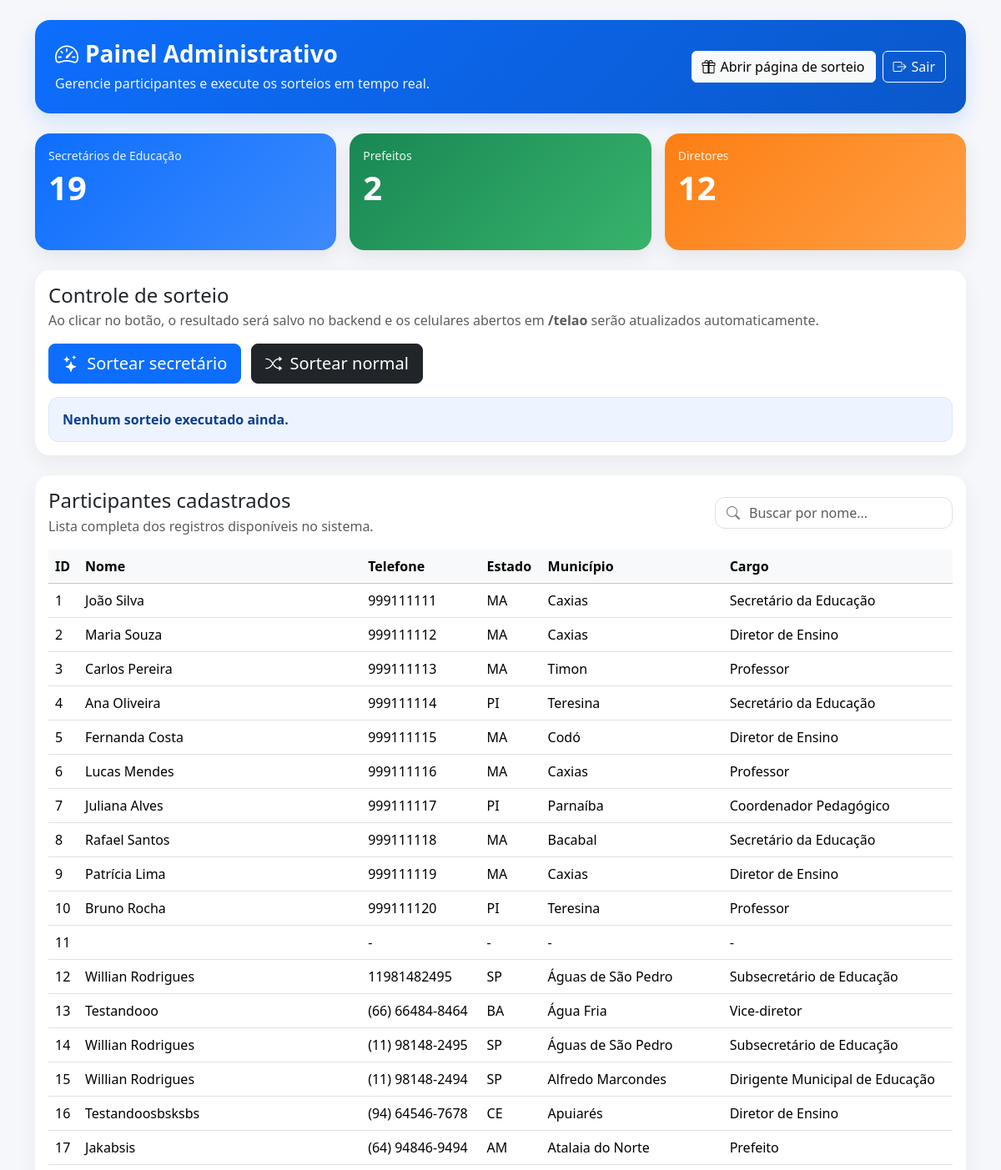
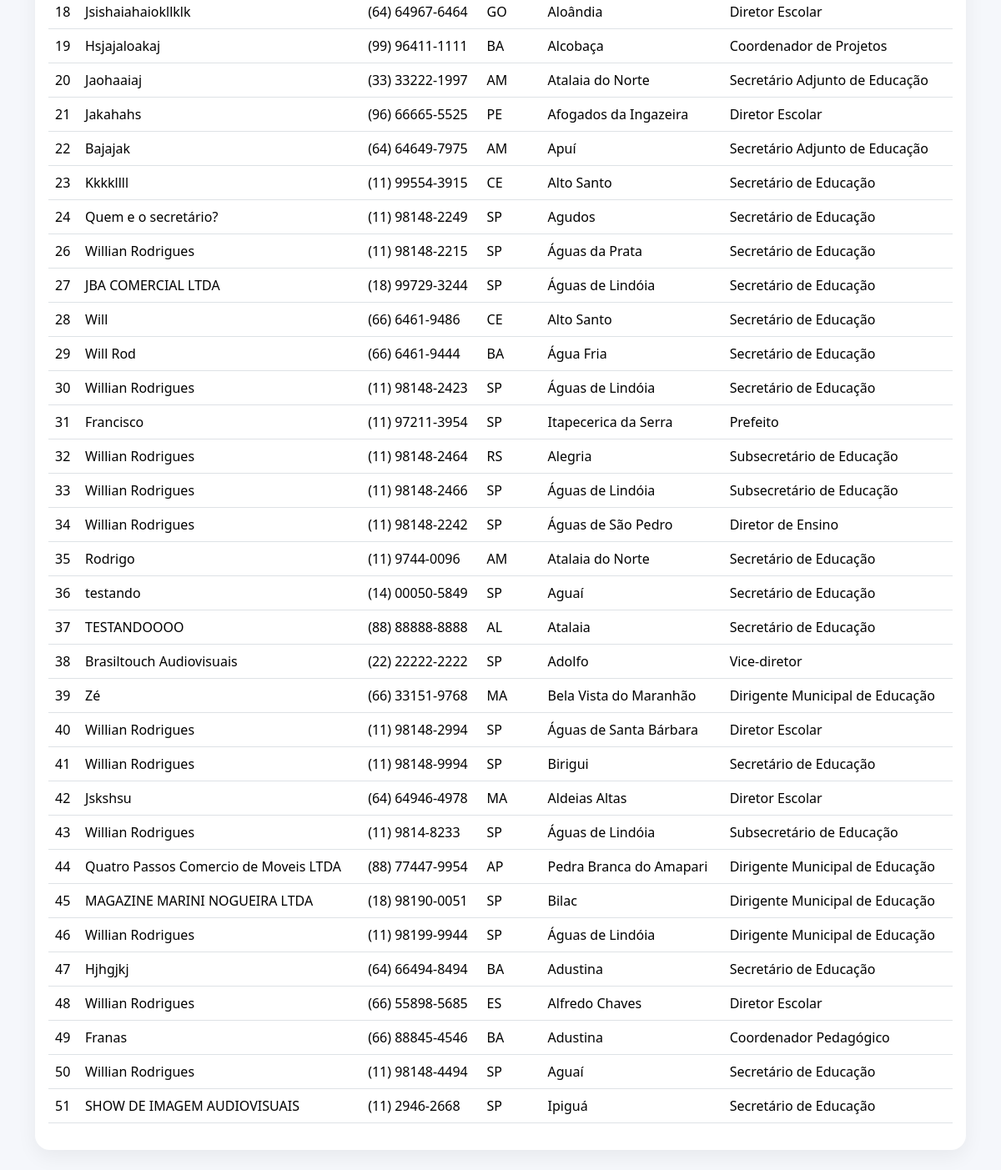
Page /admin (signed in) on the earlier database version (2 pictures, top to bottom).
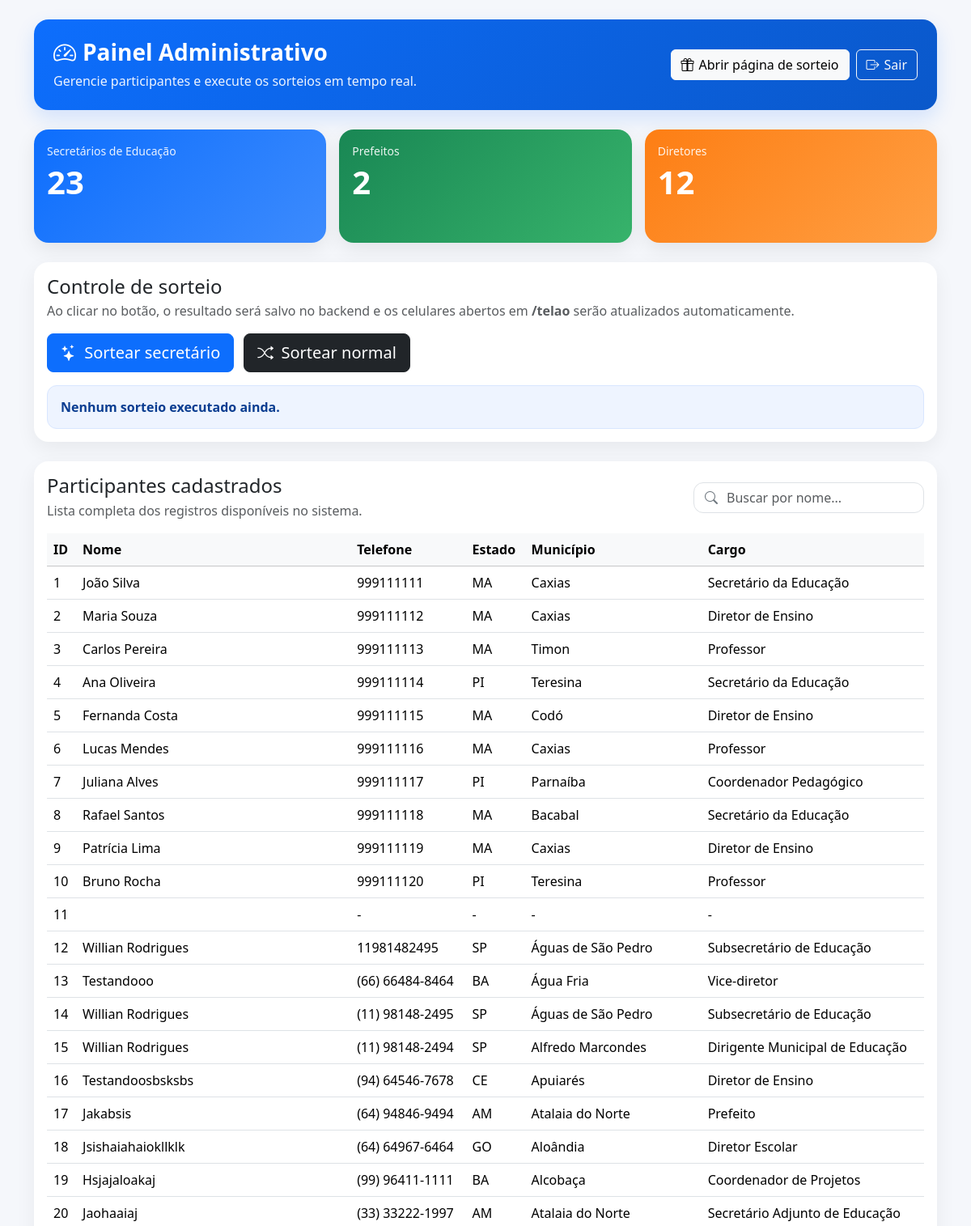
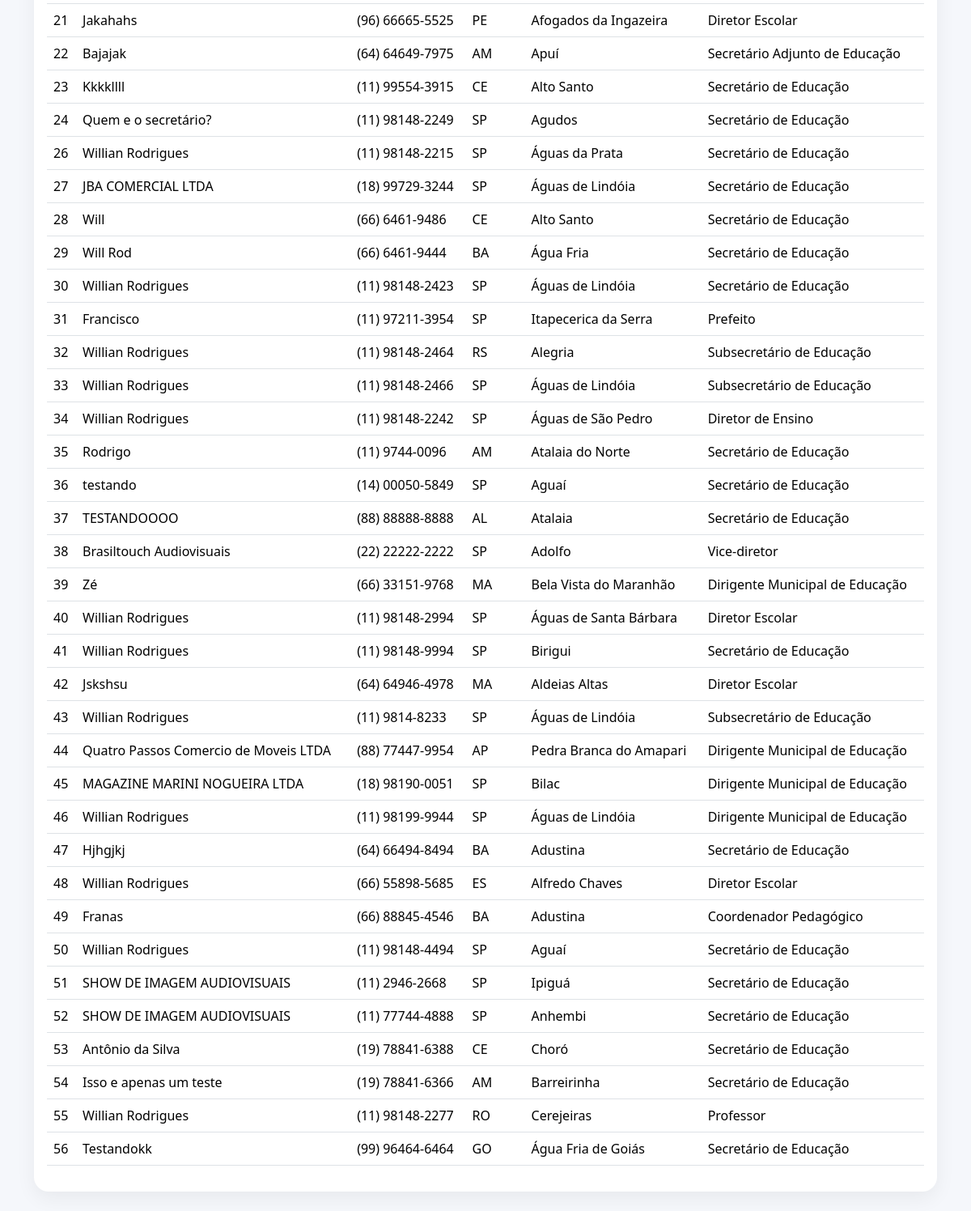
Same page on the later database version (2 pictures, top to bottom).
### tables this page shows
CREATE TABLE sorteio(
            id INTEGER PRIMARY KEY AUTOINCREMENT,
            nome TEXT NOT NULL,
            estado TEXT NOT NULL,
            municipio TEXT NOT NULL,
            cargo TEXT NOT NULL,
            telefone TEXT NOT NULL UNIQUE,
            criado DATETIME DEFAULT CURRENT_TIMESTAMP
            , sorteado BOOLEAN DEFAULT FALSE, id_sorteio INT DEFAULT 1);

### app.py (the view)
@app.route("/admin")
@login_required
def admin():
    create_table_sorteio()
    conn = connect_data()
    conn.row_factory = sqlite3.Row
    cursor = conn.cursor()
    cursor.execute("""
        SELECT id, nome, telefone, estado, municipio, cargo
        FROM sorteio
        ORDER BY id
    """)
    participantes = cursor.fetchall()
    secretarios_educacao = cursor.execute("""
        SELECT COUNT(*) FROM sorteio
        WHERE LOWER(cargo) LIKE '%secretário de educação%'
           OR LOWER(cargo) LIKE '%secretario de educacao%'
    """).fetchone()[0]
    prefeitos = cursor.execute("""
        SELECT COUNT(*) FROM sorteio
        WHERE LOWER(cargo) LIKE '%prefeito%'
    """).fetchone()[0]
    diretores = cursor.execute("""
        SELECT COUNT(*) FROM sorteio
        WHERE LOWER(cargo) LIKE '%diretor%'
    """).fetchone()[0]
    conn.close()
    return render_template(
        "admin.html",
        participantes=participantes,
        secretarios_educacao=secretarios_educacao,
        prefeitos=prefeitos,
        diretores=diretores
    )

### app.py (called while the page is built)
def connect_data():
    conn = sqlite3.connect(DB_FILE, timeout=15, check_same_thread=False)
    conn.row_factory = sqlite3.Row
    conn.execute("PRAGMA journal_mode=WAL;")
    return conn

def create_table_sorteio():
    conn = connect_data()
    cursor = conn.cursor()
    cursor.execute("""
        CREATE TABLE IF NOT EXISTS sorteio (
            id INTEGER PRIMARY KEY AUTOINCREMENT,
            nome TEXT NOT NULL,
            telefone TEXT NOT NULL UNIQUE,
            estado TEXT NOT NULL,
            municipio TEXT NOT NULL,
            cargo TEXT NOT NULL,
            criado DATETIME DEFAULT CURRENT_TIMESTAMP
        )
    """)
    conn.commit()
    conn.close()

def login_required(f):
    @wraps(f)
    def decorated_function(*args, **kwargs):
        if 'user_id' not in session:
            flash("Faça login para acessar esta página.")
            return redirect(url_for("login"))
        return f(*args, **kwargs)
    return decorated_function

### templates/admin.html (shortened to what this page needs)
<!DOCTYPE html>
<html lang="pt-BR">
<head>
    <link href="https://cdn.jsdelivr.net/npm/bootstrap@5.3.3/dist/css/bootstrap.min.css" rel="stylesheet">
    <link href="https://cdn.jsdelivr.net/npm/bootstrap-icons@1.11.3/font/bootstrap-icons.css" rel="stylesheet">
</head>
<body>
<div class="container py-4">
    <div class="topbar d-flex flex-column flex-md-row justify-content-between align-items-md-center gap-3">
        <div>
            <h1><i class="bi bi-speedometer2 me-2"></i>Painel Administrativo</h1>
            <p>Gerencie participantes e execute os sorteios em tempo real.</p>
        </div>
        <div class="d-flex gap-2 flex-wrap">
            <a href="{{ url_for('pagina_sorteio') }}" class="btn btn-light btn-action">
                <i class="bi bi-gift"></i>
                Abrir página de sorteio
            </a>
            <a href="{{ url_for('logout') }}" class="btn btn-outline-light btn-action">
                <i class="bi bi-box-arrow-right"></i>
                Sair
            </a>
        </div>
    </div>
    <div class="row g-3 mb-4">
        <div class="col-md-4">
            <div class="card stat-card bg-stat-1">
                <div class="card-body">
                    <div class="label">Secretários de Educação</div>
                    <div class="value">{{ secretarios_educacao }}</div>
                </div>
            </div>
        </div>
        <div class="col-md-4">
            <div class="card stat-card bg-stat-2">
                <div class="card-body">
                    <div class="label">Prefeitos</div>
                    <div class="value">{{ prefeitos }}</div>
                </div>
            </div>
        </div>
        <div class="col-md-4">
            <div class="card stat-card bg-stat-3">
                <div class="card-body">
                    <div class="label">Diretores</div>
                    <div class="value">{{ diretores }}</div>
                </div>
            </div>
        </div>
    </div>
    <div class="card card-soft mb-4">
        <div class="card-body">
            <div class="d-flex flex-column flex-lg-row justify-content-between align-items-lg-center gap-3 mb-3">
                <div>
                    <h4 class="mb-1">Controle de sorteio</h4>
                    <p class="text-muted mb-0">Ao clicar no botão, o resultado será salvo no backend e os celulares abertos em <strong>/telao</strong> serão atualizados automaticamente.</p>
                </div>
            </div>
            <div class="sort-box">
                <button type="button" class="btn btn-primary btn-lg" onclick="sortearSecretario()">
                    <i class="bi bi-stars me-1"></i>
                    Sortear secretário
                </button>
                <button type="button" class="btn btn-dark btn-lg" onclick="sortearNormal()">
                    <i class="bi bi-shuffle me-1"></i>
                    Sortear normal
                </button>
            </div>
            <div class="result-box mt-3" id="resultado">
                Nenhum sorteio executado ainda.
            </div>
        </div>
    </div>
    <div class="card card-soft">
        <div class="card-body">
            <div class="d-flex flex-column flex-lg-row justify-content-between align-items-lg-center gap-3 mb-3">
                <div>
                    <h4 class="mb-1">Participantes cadastrados</h4>
                    <p class="text-muted mb-0">Lista completa dos registros disponíveis no sistema.</p>
                </div>
                <div class="search-wrap" style="min-width: 280px;">
                    <i class="bi bi-search"></i>
                    <input type="text" id="search" class="form-control" placeholder="Buscar por nome...">
                </div>
            </div>
            <div class="table-responsive">
                <table class="table table-hover align-middle" id="tabela-participantes">
                    <thead class="table-light">
                        <tr>
                            <th>ID</th>
                            <th>Nome</th>
                            <th>Telefone</th>
                            <th>Estado</th>
                            <th>Município</th>
                            <th>Cargo</th>                        </tr>
                    </thead>
                    <tbody>
    {% for p in participantes %}
    <tr>
        <td>{{ p["id"] }}</td>
        <td>{{ p["nome"] }}</td>
        <td>{{ p["telefone"] or "-" }}</td>
        <td>{{ p["estado"] or "-" }}</td>
        <td>{{ p["municipio"] or "-" }}</td>
        <td>{{ p["cargo"] or "-" }}</td>
    </tr>
    {% endfor %}
</tbody>
                </table>
            </div>
        </div>
    </div>
</div>
</body>
</html>

### templates/admin.html (style rules this page uses)
body { background: #f5f7fb; }
.topbar { background: linear-gradient(135deg, #0d6efd, #0a58ca); color: white; border-radius: 18px; padding: 24px; margin-bottom: 24px; box-shadow: 0 10px 25px rgba(13, 110, 253, 0.15); }
.topbar h1 { margin: 0; font-size: 28px; font-weight: 700; }
.topbar p { margin: 6px 0 0 0; opacity: 0.92; }
.card-soft { border: none; border-radius: 18px; box-shadow: 0 8px 24px rgba(0, 0, 0, 0.06); }
.stat-card { border: none; border-radius: 18px; color: white; min-height: 140px; box-shadow: 0 8px 24px rgba(0, 0, 0, 0.08); }
.stat-card .label { font-size: 14px; opacity: 0.9; }
.stat-card .value { font-size: 40px; font-weight: 800; line-height: 1; margin-top: 8px; }
.bg-stat-1 { background: linear-gradient(135deg, #0d6efd, #3d8bfd); }
.bg-stat-2 { background: linear-gradient(135deg, #198754, #37b36b); }
.bg-stat-3 { background: linear-gradient(135deg, #fd7e14, #ff9f43); }
.sort-box { display: flex; gap: 12px; flex-wrap: wrap; }
.result-box { min-height: 48px; padding: 14px 16px; border-radius: 12px; background: #eef4ff; border: 1px solid #d8e6ff; color: #0a3d91; font-weight: 600; }
.table thead th { white-space: nowrap; }
.btn-action { display: inline-flex; align-items: center; gap: 6px; }
.search-wrap { position: relative; }
.search-wrap i { position: absolute; left: 14px; top: 50%; transform: translateY(-50%); color: #6c757d; }
.search-wrap input { padding-left: 40px; border-radius: 12px; }

Differences in the rows shown:
added sorteio: id "52", nome "SHOW DE IMAGEM AUDIOVISUAIS", telefone "(11) 77744-4888", estado "SP", municipio "Anhembi", cargo "Secretário de Educação"
added sorteio: id "53", nome "Antônio da Silva", telefone "(19) 78841-6388", estado "CE", municipio "Choró", cargo "Secretário de Educação"
added sorteio: id "54", nome "Isso e apenas um teste", telefone "(19) 78841-6366", estado "AM", municipio "Barreirinha", cargo "Secretário de Educação"
added sorteio: id "55", nome "Willian Rodrigues", telefone "(11) 98148-2277", estado "RO", municipio "Cerejeiras", cargo "Professor"
added sorteio: id "56", nome "Testandokk", telefone "(99) 96464-6464", estado "GO", municipio "Água Fria de Goiás", cargo "Secretário de Educação"
Other differences:
{{ secretarios_educacao }}: "19" → "23"
